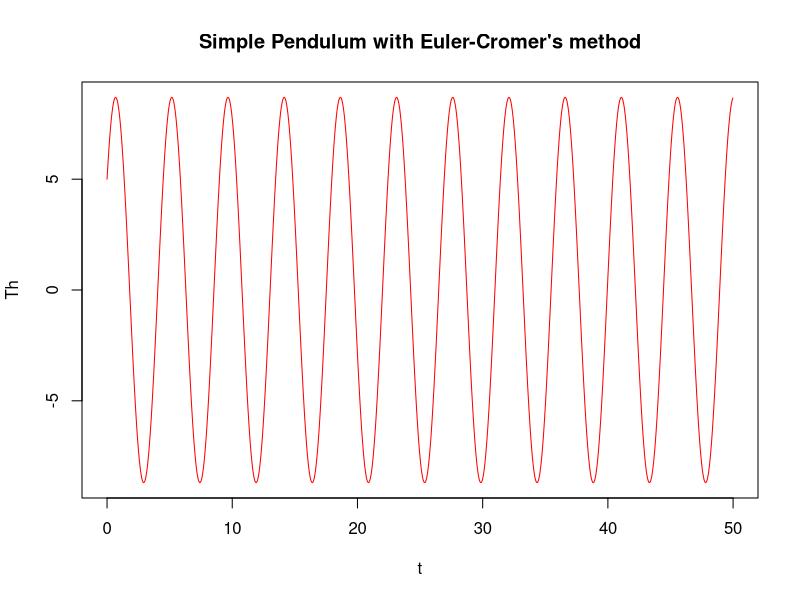

Here is the R script that generated this plot:
simple_Pendulum_EulerCromer <- function(theta, omega, length, dt) {
  Th <- c(theta) ## initial angle
  Om <- c(omega) ## initial angular frequency
  g <- 9.8
  t <- c(0) ## initial time
  T <- 2*pi*sqrt(length/g)
  
  for (i in 2:5000) {
    t <- c(t, t[i - 1] + dt)
    Om <- c(Om, Om[i - 1] - g*Th[i - 1]*dt/length)
    Th <- c(Th, Th[i - 1] + Om[i]*dt)
  }
  plot(t, Th, type="l", col="red", main="Simple Pendulum with Euler-Cromer's method")
}

simple_Pendulum_EulerCromer(5, 10, 5, 0.01)